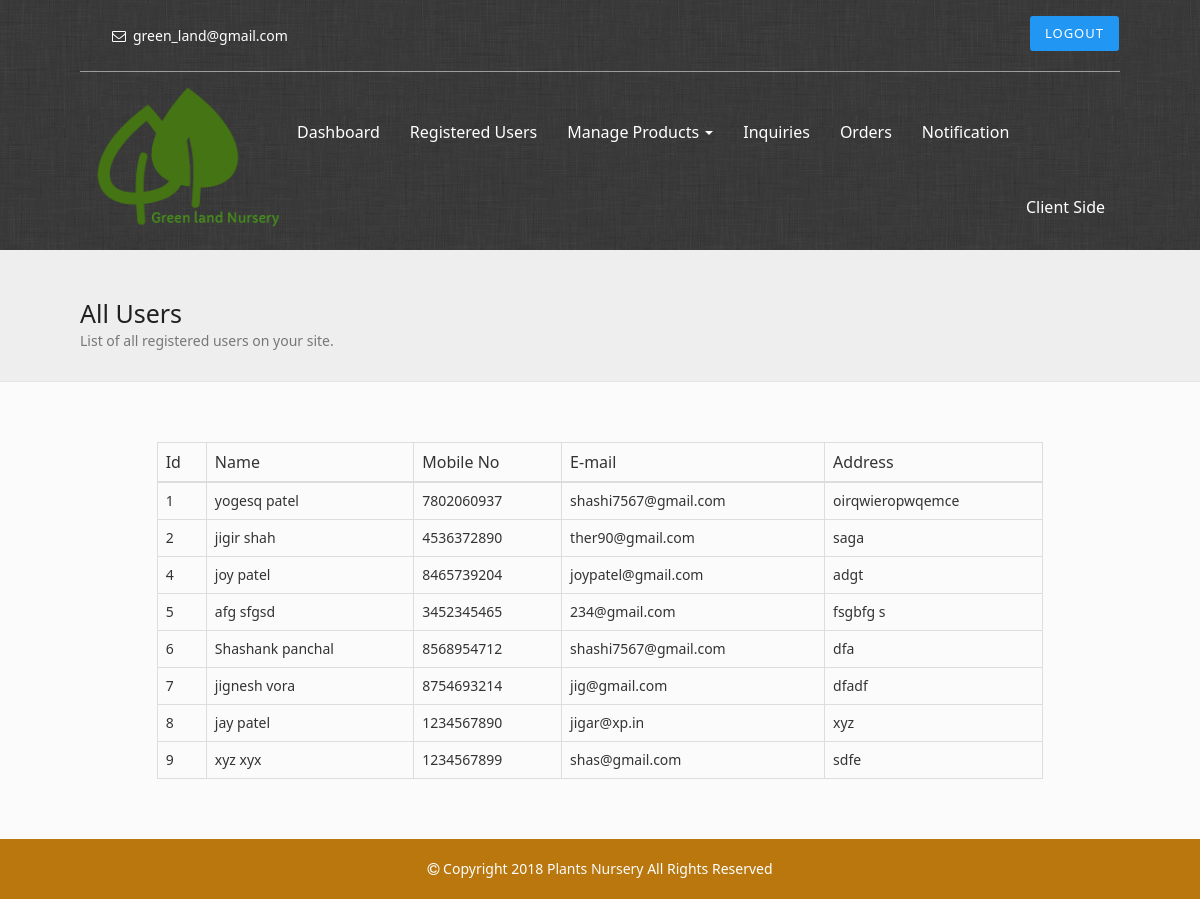
The app's page /admin/all-users.php (signed in) with its own data.
### tables this page shows
CREATE TABLE IF NOT EXISTS `customers` (
  `customer_id` int(11) NOT NULL AUTO_INCREMENT,
  `first_name` varchar(30) NOT NULL,
  `last_name` varchar(30) NOT NULL,
  `email` varchar(30) NOT NULL,
  `password` varchar(255) NOT NULL,
  `mobile` varchar(10) NOT NULL,
  `address` varchar(255) NOT NULL,
  PRIMARY KEY (`customer_id`)
);

### admin/all-users.php (the view, shortened to what this page needs)
<!DOCTYPE html>
<html lang="en">
<head>
	<?php include 'include/head.php'; include 'php/access.php';?>
</head>
<body>
	<?php include 'include/navbar.php'; ?>
	<header class="nav-bg">
	</header>
	<div class="pageheader">
		<div class="container">
			<div class="row">
				<div class="col-xs-12">
					<h2>All Users</h2>
					<span>List of all registered users on your site.</span>
				</div>
			</div>
		</div>
	</div>
	<div class="container first-container">
		<div class="row">
			<div class="col-xs-10 col-xs-offset-1">
				<table class="table table-bordered table-hover">
					<thead>
						<tr>
							<th>Id</th>
							<th>Name</th>
							<th>Mobile No</th>
							<th>E-mail</th>
							<th>Address</th>
						</tr>
					</thead>
					<?php
					require 'php/connect.php';
					$str = "SELECT * FROM customers";
					$que = mysqli_query($conn,$str);
					if (mysqli_num_rows($que) > 0) {
						while ($row = mysqli_fetch_array($que))
						{
							echo '
							<tr>
								<td>'.$row['customer_id'].'</td>
								<td>'.$row['first_name'].' '.$row['last_name'].'</td>
								<td>'.$row['mobile'].'</td>
								<td>'.$row['email'].'</td>
								<td>'.$row['address'].'</td>
							</tr>';
						}
					}
					?>
				</table>
			</div>
		</div>
	</div>
	<?php include 'include/footer.php'; ?>
</body>
</html>

### admin/css/main.css (style rules this page uses)
.container, .container-fluid { width: 1070px !important; }
.pageheader { background: #eee; padding: 30px 0; margin-bottom: 60px; border-bottom: 1px solid #e5e5e5; }
.pageheader h2 { font-size: 25px; color: #202020; margin-bottom: 3px; }
.pageheader span { color: #777; }
.first-container { padding:0 0 40px 0; min-height: 210px; }
.nav-bg { background-color: #64B5F6; background-image: url(../images/bg.png); min-height: 250px; color: #FFF; }

### records on screen
customers: customer_id "1", first_name "yogesq", last_name "patel", mobile "7802060937", email "shashi7567@gmail.com", address "oirqwieropwqemce"
customers: customer_id "2", first_name "jigir", last_name "shah", mobile "4536372890", email "ther90@gmail.com", address "saga"
customers: customer_id "4", first_name "joy", last_name "patel", mobile "8465739204", email "joypatel@gmail.com", address "adgt"
customers: customer_id "5", first_name "afg", last_name "sfgsd", mobile "3452345465", email "234@gmail.com", address "fsgbfg s"
customers: customer_id "6", first_name "Shashank", last_name "panchal", mobile "8568954712", email "shashi7567@gmail.com", address "dfa"
customers: customer_id "7", first_name "jignesh", last_name "vora", mobile "8754693214", email "jig@gmail.com", address "dfadf"
customers: customer_id "8", first_name "jay", last_name "patel", mobile "1234567890", email "jigar@xp.in", address "xyz"
customers: customer_id "9", first_name "xyz", last_name "xyx", mobile "1234567899", email "shas@gmail.com", address "sdfe"
